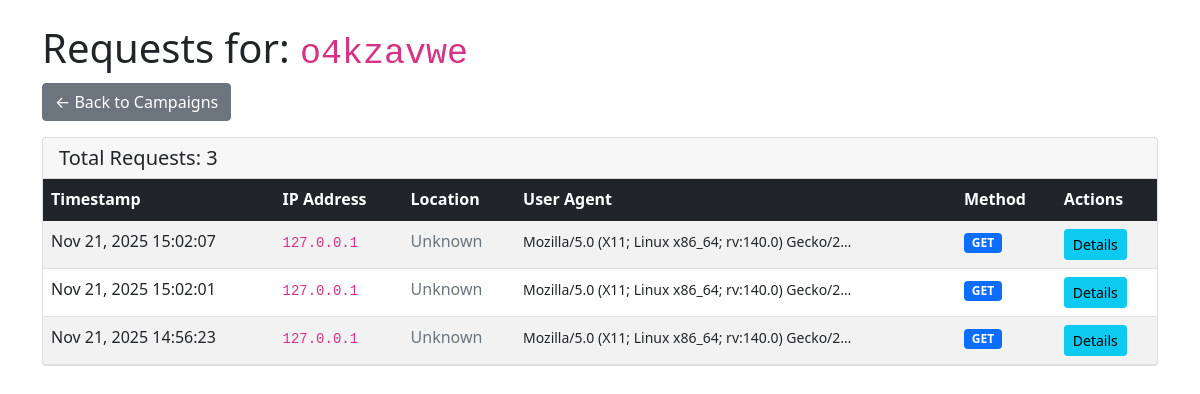
/view/o4kzavwe/, run on the app's committed database.
### tracking/models.py (models this page shows, shortened)
class WebhookRequest(models.Model):
    campaign = models.ForeignKey(TrackingCampaign, on_delete=models.CASCADE, null=True, blank=True)
    id = models.UUIDField(primary_key=True, default=uuid.uuid4, editable=False)
    tracking_id = models.CharField(max_length=100, db_index=True)
    ip_address = models.GenericIPAddressField()
    user_agent = models.TextField(blank=True, null=True)
    referrer = models.URLField(blank=True, null=True)
    headers = models.JSONField(default=dict)
    method = models.CharField(max_length=10, default='GET')
    query_params = models.JSONField(default=dict)
    country = models.CharField(max_length=100, blank=True, null=True)
    city = models.CharField(max_length=100, blank=True, null=True)
    region = models.CharField(max_length=100, blank=True, null=True)
    isp = models.CharField(max_length=200, blank=True, null=True)
    latitude = models.FloatField(blank=True, null=True)
    longitude = models.FloatField(blank=True, null=True)
    timestamp = models.DateTimeField(auto_now_add=True)
    class Meta:
        ordering = ['-timestamp']
        indexes = [
            models.Index(fields=['tracking_id', '-timestamp']),
        ]

### tracking/views.py (the view)
# urls.py: path('view/<str:tracking_id>/', views.RequestListView.as_view(), name='view_requests'),
class RequestListView(ListView):
    model = WebhookRequest
    template_name = 'tracking/view_requests.html'
    context_object_name = 'requests'
    paginate_by = 50
    def get_queryset(self):
        tracking_id = self.kwargs.get('tracking_id')
        return WebhookRequest.objects.filter(tracking_id=tracking_id)
    def get_context_data(self, **kwargs):
        context = super().get_context_data(**kwargs)
        context['tracking_id'] = self.kwargs.get('tracking_id')
        return context

### tracking/templates/tracking/view_requests.html (shortened to what this page needs)
<!DOCTYPE html>
<html>
<head>
    <link href="https://cdn.jsdelivr.net/npm/bootstrap@5.1.3/dist/css/bootstrap.min.css" rel="stylesheet">
</head>
<body>
    <div class="container mt-4">
        <h1>Requests for: <code>{{ tracking_id }}</code></h1>
        <a href="{% url 'tracking:campaign_list' %}" class="btn btn-secondary mb-3">← Back to Campaigns</a>
        {% if requests %}
        <div class="card">
            <div class="card-header">
                <h5 class="mb-0">Total Requests: {{ requests.count }}</h5>
            </div>
            <div class="card-body p-0">
                <div class="table-responsive">
                    <table class="table table-striped mb-0">
                        <thead class="table-dark">
                            <tr>
                                <th>Timestamp</th>
                                <th>IP Address</th>
                                <th>Location</th>
                                <th>User Agent</th>
                                <th>Method</th>
                                <th>Actions</th>
                            </tr>
                        </thead>
                        <tbody>
                            {% for req in requests %}
                            <tr>
                                <td>{{ req.timestamp|date:"M d, Y H:i:s" }}</td>
                                <td><code>{{ req.ip_address }}</code></td>
                                <td>
                                    {% if req.country %}
                                        {% if req.city %}{{ req.city }}, {% endif %}{{ req.country }}
                                    {% else %}
                                        <span class="text-muted">Unknown</span>
                                    {% endif %}
                                </td>
                                <td>
                                    <small title="{{ req.user_agent }}">
                                        {{ req.user_agent|truncatechars:50 }}
                                    </small>
                                </td>
                                <td>
                                    <span class="badge bg-{% if req.method == 'GET' %}primary{% else %}warning{% endif %}">
                                        {{ req.method }}
                                    </span>
                                </td>
                                <td>
                                    <a href="{% url 'tracking:request_detail' req.id %}" class="btn btn-sm btn-info">Details</a>
                                </td>
                            </tr>
                            {% endfor %}
                        </tbody>
                    </table>
                </div>
            </div>
        </div>
        {% else %}
        <div class="alert alert-info">
            <h4>No requests yet</h4>
            <p>No tracking data has been collected for this campaign yet.</p>
            <p>Share your tracking link to start receiving data.</p>
        </div>
        {% endif %}
    </div>
</body>
</html>

### data on the page
WebhookRequest: timestamp "Nov 21, 2025 15:02:07", ip_address "127.0.0.1", shows "Unknown", user_agent "Mozilla/5.0 (X11; Linux x86_64; rv:140.0) Gecko/2…", method "GET"
WebhookRequest: timestamp "Nov 21, 2025 15:02:01", ip_address "127.0.0.1", shows "Unknown", user_agent "Mozilla/5.0 (X11; Linux x86_64; rv:140.0) Gecko/2…", method "GET"
WebhookRequest: timestamp "Nov 21, 2025 14:56:23", ip_address "127.0.0.1", shows "Unknown", user_agent "Mozilla/5.0 (X11; Linux x86_64; rv:140.0) Gecko/2…", method "GET"

### other printed values
{{ tracking_id }} "o4kzavwe"
{{ requests.count }} "3"
